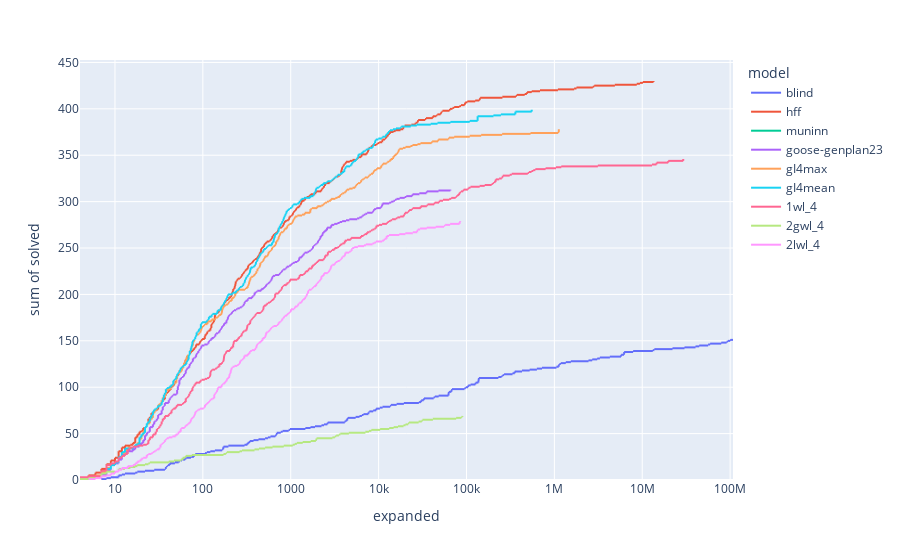

This figure's notebook cell:
### Markdown cell above
### Cumulative expanded

### Code cell
exp_df = WHOLE_DF
exp_df["expanded"] = exp_df["expanded"] * exp_df["solved"]
fig = px.ecdf(exp_df, x="expanded", y="solved", color="model", ecdfnorm=None, log_x=True)
fig.show()
fig.write_html("px/cumulative_expanded.html")

### Figure 1 — Plotly figure (JSON) as saved in the notebook; plotly's stock layout.template omitted (floating-point values rounded to 4 significant figures; data arrays with more than 128 entries replaced by an {"elided": "..."} marker saying what was removed)
{"data": [{"hovertemplate": "model=blind<br>expanded=%{x}<br>sum of solved=%{y}<extra></extra>", "legendgroup": "blind", "line": {"dash": "solid", "shape": "hv"}, "marker": {"color": "#636efa", "symbol": "circle"}, "mode": "lines", "name": "blind", "showlegend": true, "type": "scattergl", "x": {"elided": "900 int values"}, "xaxis": "x", "y": {"elided": "900 int values"}, "yaxis": "y"}, {"hovertemplate": "model=hff<br>expanded=%{x}<br>sum of solved=%{y}<extra></extra>", "legendgroup": "hff", "line": {"dash": "solid", "shape": "hv"}, "marker": {"color": "#EF553B", "symbol": "circle"}, "mode": "lines", "name": "hff", "showlegend": true, "type": "scattergl", "x": {"elided": "900 int values"}, "xaxis": "x", "y": {"elided": "900 int values"}, "yaxis": "y"}, {"hovertemplate": "model=muninn<br>expanded=%{x}<br>sum of solved=%{y}<extra></extra>", "legendgroup": "muninn", "line": {"dash": "solid", "shape": "hv"}, "marker": {"color": "#00cc96", "symbol": "circle"}, "mode": "lines", "name": "muninn", "showlegend": true, "type": "scattergl", "x": {"elided": "900 int values"}, "xaxis": "x", "y": {"elided": "900 int values"}, "yaxis": "y"}, {"hovertemplate": "model=goose-genplan23<br>expanded=%{x}<br>sum of solved=%{y}<extra></extra>", "legendgroup": "goose-genplan23", "line": {"dash": "solid", "shape": "hv"}, "marker": {"color": "#ab63fa", "symbol": "circle"}, "mode": "lines", "name": "goose-genplan23", "showlegend": true, "type": "scattergl", "x": {"elided": "900 int values"}, "xaxis": "x", "y": {"elided": "900 int values"}, "yaxis": "y"}, {"hovertemplate": "model=gI4max<br>expanded=%{x}<br>sum of solved=%{y}<extra></extra>", "legendgroup": "gI4max", "line": {"dash": "solid", "shape": "hv"}, "marker": {"color": "#FFA15A", "symbol": "circle"}, "mode": "lines", "name": "gI4max", "showlegend": true, "type": "scattergl", "x": {"elided": "900 int values"}, "xaxis": "x", "y": {"elided": "900 int values"}, "yaxis": "y"}, {"hovertemplate": "model=gI4mean<br>expanded=%{x}<br>sum of solved=%{y}<extra></extra>", "legendgroup": "gI4mean", "line": {"dash": "solid", "shape": "hv"}, "marker": {"color": "#19d3f3", "symbol": "circle"}, "mode": "lines", "name": "gI4mean", "showlegend": true, "type": "scattergl", "x": {"elided": "900 int values"}, "xaxis": "x", "y": {"elided": "900 int values"}, "yaxis": "y"}, {"hovertemplate": "model=1wl_4<br>expanded=%{x}<br>sum of solved=%{y}<extra></extra>", "legendgroup": "1wl_4", "line": {"dash": "solid", "shape": "hv"}, "marker": {"color": "#FF6692", "symbol": "circle"}, "mode": "lines", "name": "1wl_4", "showlegend": true, "type": "scattergl", "x": {"elided": "900 int values"}, "xaxis": "x", "y": {"elided": "900 int values"}, "yaxis": "y"}, {"hovertemplate": "model=2gwl_4<br>expanded=%{x}<br>sum of solved=%{y}<extra></extra>", "legendgroup": "2gwl_4", "line": {"dash": "solid", "shape": "hv"}, "marker": {"color": "#B6E880", "symbol": "circle"}, "mode": "lines", "name": "2gwl_4", "showlegend": true, "type": "scattergl", "x": {"elided": "900 int values"}, "xaxis": "x", "y": {"elided": "900 int values"}, "yaxis": "y"}, {"hovertemplate": "model=2lwl_4<br>expanded=%{x}<br>sum of solved=%{y}<extra></extra>", "legendgroup": "2lwl_4", "line": {"dash": "solid", "shape": "hv"}, "marker": {"color": "#FF97FF", "symbol": "circle"}, "mode": "lines", "name": "2lwl_4", "showlegend": true, "type": "scattergl", "x": {"elided": "900 int values"}, "xaxis": "x", "y": {"elided": "900 int values"}, "yaxis": "y"}], "layout": {"legend": {"title": {"text": "model"}, "tracegroupgap": 0}, "margin": {"t": 60}, "xaxis": {"anchor": "y", "domain": [0, 1], "title": {"text": "expanded"}, "type": "log"}, "yaxis": {"anchor": "x", "domain": [0, 1], "rangemode": "tozero", "title": {"text": "sum of solved"}}}}
